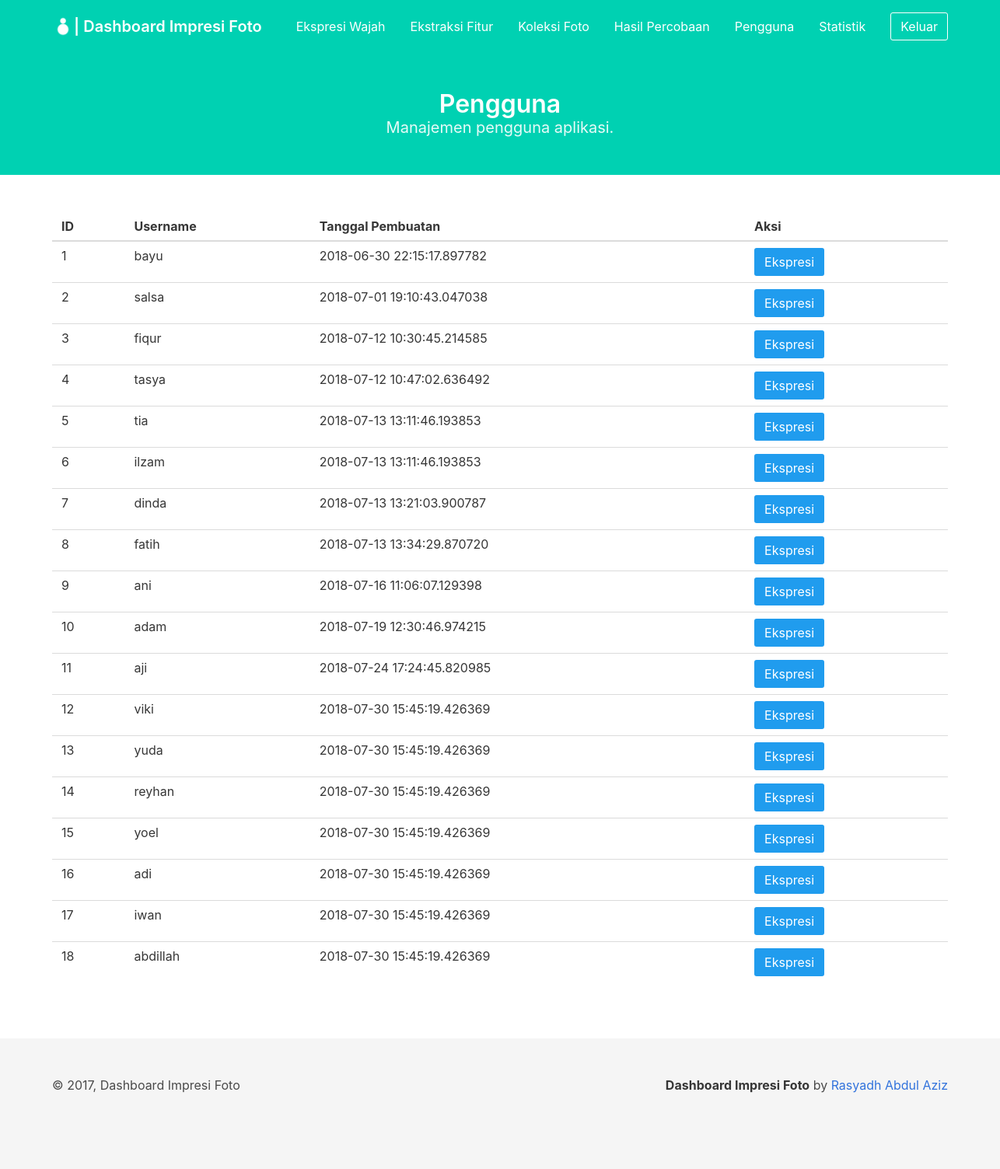
The app's page /dashboard/user/ (signed in), older data.
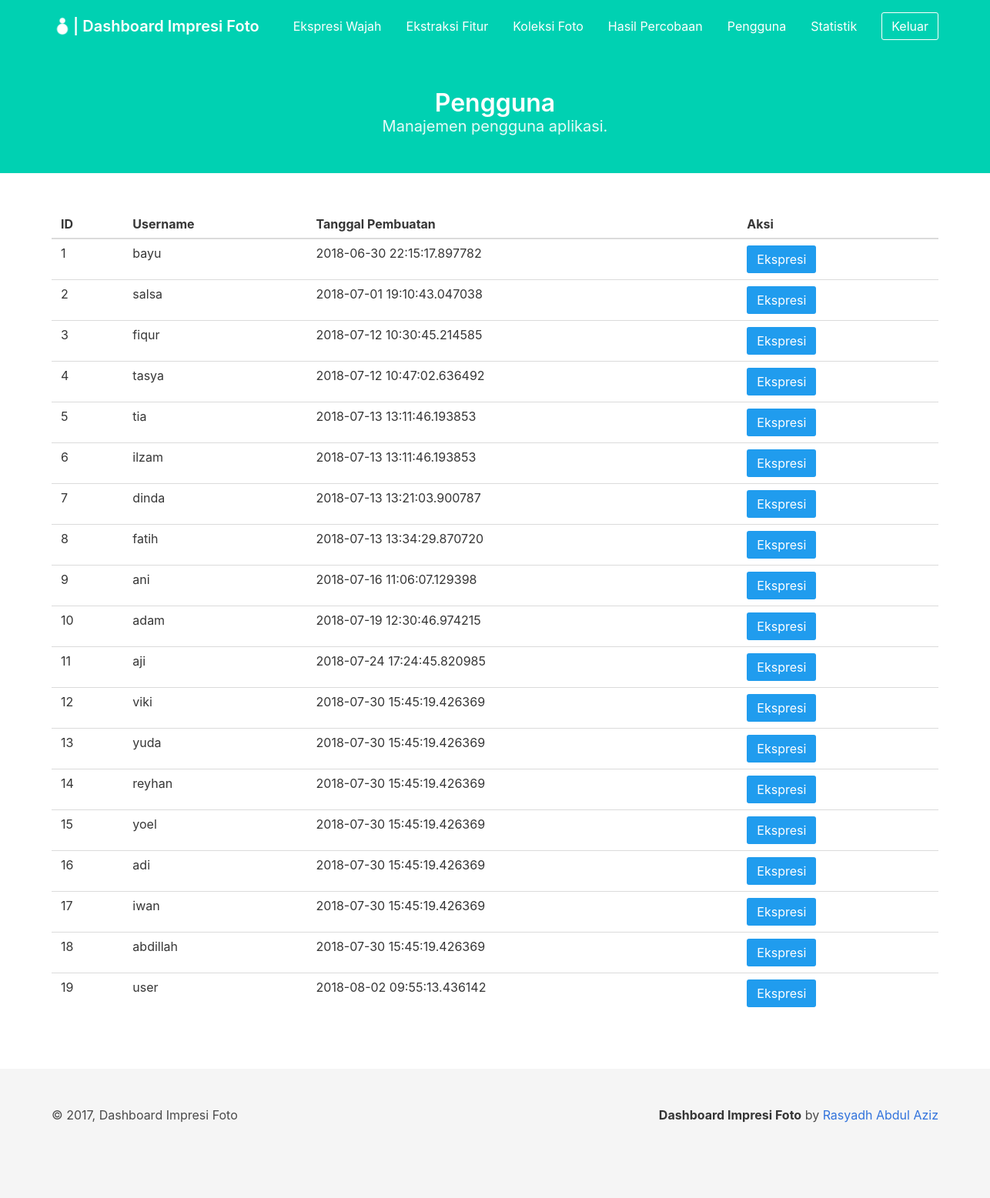
The same page, newer data.
### project/models/user.py (models this page shows, shortened)
class User(db.Model):
    __tablename__ = 'user'
    id_user = db.Column(db.Integer, primary_key=True)
    username = db.Column(db.String, unique=True, nullable=False)
    password = db.Column(db.String, nullable=False)
    created_at = db.Column(db.DateTime, default=datetime.datetime.now())

### project/views/dashboard/user.py (the view)
@user.route('/dashboard/user/')
def index():
    if session.get('loggedin_admin'):
        try:
            users = User.query.all()
            return render_template('dashboard/user.html',
                title='Pengguna', users=users)
        except Exception as e:
            print('error to get detection result')
            print(e)
    return redirect(url_for('auth.login_admin'))

### project/templates/dashboard/user.html (shortened to what this page needs)
{% extends '/dashboard/base_dashboard.html' %} {% block content %}
<section class="hero is-primary">
    <div class="hero-body">
        <div class="container has-text-centered">
            <h1 class="title">
                Pengguna
            </h1>
            <h2 class="subtitle">
                Manajemen pengguna aplikasi.
            </h2>
        </div>
    </div>
</section>
<section class="section">
    <div class="container" id="result_table">
        <table class="table is-hoverable is-fullwidth">
            <thead>
                <tr>
                    <th>ID</th>
                    <th>Username</th>
                    <th>Tanggal Pembuatan</th>
                    <th>Aksi</th>
                </tr>
            </thead>
            <tbody>
                {% if users %} {% for user in users %}
                <tr>
                    <td>{{ users.index(user) + 1 }}</td>
                    <td>{{ user.username }}</td>
                    <td>{{ user.created_at }}</td>
                    <td>
                        <button class="button is-info" onclick="expression('{{ user.id_user }}', '{{ user.username }}')">Ekspresi</button>
                    </td>
                </tr>
                {% endfor %} {% else %}
                <tr>
                    <td colspan="4" class="has-text-centered">Belum ada hasil percobaan</td>
                </tr>
                {% endif %}
            </tbody>
        </table>
    </div>
</section>
{% endblock %}

Row changes from the older to the newer data that the page shows:
added User: users "19", username "user", created_at "2018-08-02 09:55:13.436142"
